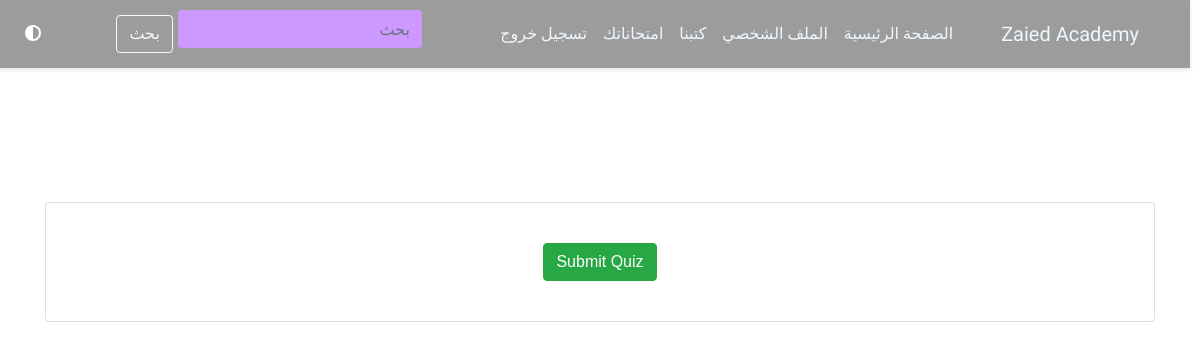
Before: /quizs/quiz/نحو/ (signed in) with the older database file.
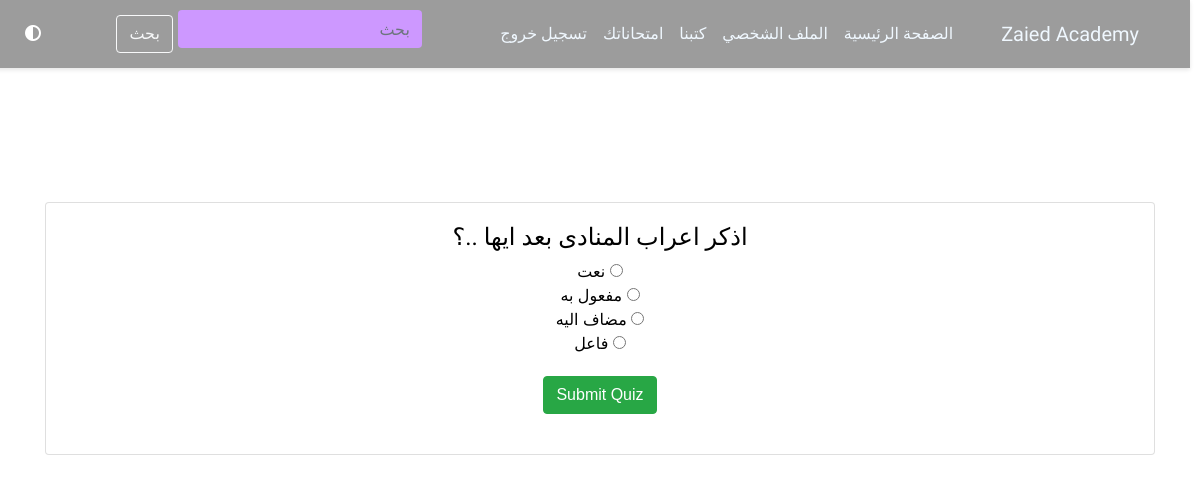
After: the same page with the newer database file.
### Qiuzs/models.py (models this page shows, shortened)
class Question(models.Model):
    category = models.ForeignKey(Category, on_delete=models.CASCADE, null=True, blank=True)
    lesson = models.ForeignKey(Lesson, on_delete=models.CASCADE, null=True, blank=True)
    grade = models.ForeignKey(Grade, on_delete=models.CASCADE, null=True, blank=True)
    text = models.CharField(max_length=255)  # نص السؤال
    created_at = models.DateTimeField(auto_now_add=True)
    def __str__(self):
        return self.text

class Choice(models.Model):
    question = models.ForeignKey(Question, on_delete=models.CASCADE, related_name='choices')
    text = models.CharField(max_length=255)  # نص الاختيار
    is_correct = models.BooleanField(default=False)  # يشير إذا كان الاختيار صحيحًا

### Qiuzs/views.py (the view, shortened to what this page needs)
# urls.py: path('quiz/<str:foo>/', views.take_quiz, name='take_quiz'),
@login_required
def take_quiz(request, foo):
    foo = foo.replace('-', ' ')
    context = {}  # Initialize context dictionary
    category = get_object_or_404(Category, name=foo)
    if UserAnswer.objects.filter(user=request.user, question__category=category).exists():
        return redirect('quiz_results')  # Redirect to results page if already answered for this quiz
    if request.user.is_superuser or request.user.is_staff:
        questions = Question.objects.filter(category=category)
        categories = Category.objects.all()
        if request.method == "POST":
            for question in questions:
                selected_choice_id = request.POST.get(str(question.id))
                if selected_choice_id:
                    selected_choice = get_object_or_404(Choice, id=selected_choice_id)
                    UserAnswer.objects.create(user=request.user, question=question, selected_choice=selected_choice)
            return redirect('quiz_results')
        context.update({
            'category': category,
            'questions': questions,
            'categories': categories,
        })
    else:
        student = get_object_or_404(Student, user=request.user)
        category = get_object_or_404(Category, name=foo)
        grade = student.alsaf
        questions = Question.objects.filter(Q(category=category) & Q(grade=grade))
        categories = Category.objects.all()  # Define categories here as well
        context.update({
            'category': category,
            'questions': questions,
            'categories': categories,
        })
        print(questions)
    return render(request, 'Quizs/take_quiz.html', context)

### templates/Quizs/take_quiz.html (shortened to what this page needs)
{% extends 'base.html' %}
{% block content %}
<div class="card">
    <form method="POST" style="padding: 20px;">
        {% for question in questions %}
            <h4>{{ question.text }}</h4>
            {% for choice in question.choices.all %}
                <input type="radio" name="{{ question.id }}" value="{{ choice.id }}">
                {{ choice.text }}<br>
            {% endfor %}
        {% endfor %}
        <button type="submit" class="btn btn-success" style="margin: 20px;">Submit Quiz</button>
    </form>
</div>
{%endblock%}

### templates/base.html (shortened to what this page needs)
{% load static %}
<!DOCTYPE html>
<html lang="ar">
    <head>
        <link
        href="https://cdn.jsdelivr.net/npm/bootstrap@5.3.3/dist/css/bootstrap.min.css"
        rel="stylesheet"
        />
        <link
        rel="stylesheet"
        href="https://cdnjs.cloudflare.com/ajax/libs/font-awesome/5.15.4/css/all.min.css"
        />
        <link rel="stylesheet" href="https://stackpath.bootstrapcdn.com/bootstrap/4.5.2/css/bootstrap.min.css">
        {% block landing %}
        <link
        rel="stylesheet"
        href="{% static 'css/style.css' %}"
        />
    {% block login %}
    </head>
    <body dir="rtl" class="light-theme">
        {% block dash %}
        <nav class="navbar navbar-expand-lg" style="background-color: blueviolet;">
        <div class="container-fluid">
        {% if user.is_authenticated %}
            <a class="navbar-brand" href="{% url 'home' %}" style="color: aliceblue;">Zaied Academy</a>
        {% else %}
            <a class="navbar-brand" href="{% url 'landing' %}" style="color: aliceblue;">Zaied Academy</a>
        {% endif %}
            <div class="collapse navbar-collapse" id="navbarNav">
                <ul class="navbar-nav ms-auto mb-2 mb-lg-0">
                    {% if user.is_authenticated %}
                    <li class="nav-item">
                        <a class="nav-link active" aria-current="page" href="{% url 'home' %}" style="color: aliceblue;">الصفحة الرئيسية</a>
                    </li>
                    {% if user.is_staff %}
                    {% else %}
                    <li class="nav-item">
                        <a class="nav-link active" aria-current="page" href="{% url 'profile' pk=user.id %}" style="color: aliceblue;">الملف الشخصي</a>
                    </li>
                    {% endif %}
                    {% else %}
                    <li class="nav-item">
                        <a class="nav-link active" aria-current="page" href="{% url 'landing' %}" style="color: aliceblue;">الصفحة الرئيسية</a>
                    </li>
                    {% endif %}
                    {% if user.is_authenticated %}
                    <li class="nav-item">
                        <a class="nav-link active" aria-current="page" href="{% url 'pdfs' %}" style="color: aliceblue;">كتبنا</a>
                    </li>
                    <li class="nav-item">
                        <a class="nav-link active" aria-current="page" href="{% url 'quizs_home' %}" style="color: aliceblue;">امتحاناتك</a>
                    </li>
                    <li class="nav-item">
                        <a class="nav-link active" aria-current="page" href="{% url 'logout' %}" style="color: aliceblue;">تسجيل خروج</a>
                    </li>
                    {% endif %}
                </ul>
                <ul class="navbar-nav flex-row flex-wrap ms-md-auto">
                <form class="d-flex ms-5">
                    <input class="form-control me-2" type="search" placeholder="بحث" aria-label="بحث" style="background-color: rgb(205, 152, 255); border:blueviolet; color:aliceblue;">
                    <button class="btn btn-outline-light hidden" type="submit" style="margin: 5px;">بحث</button>
                </form>
                </ul>
                <a id="theme-toggle"><i class="fas fa-adjust" onclick="toggleTheme()" style="color: white;"></i></a>
            </div>
        </div>
    </nav>
    <br><br><br><br>
<br><br>
    <div class="container mt-5">
        {% block content %}
        {% endblock %}
    </div>
    {% endblock dash %}
    </body>
    {% endblock login %}
    {% endblock landing %}
</html>

### static/css/style.css (style rules this page uses)
body { transition: background-color 0.3s, color 0.3s; font-family: "Almarai", sans-serif; padding: 10px; }
.navbar { background-color: rgba(58, 58, 58, 0.5) !important; position: fixed; top: 0; width: 100%; z-index: 1000; padding: 10px 20px; box-shadow: 0 2px 4px rgba(0, 0, 0, 0.1); font-family: "Almarai", sans-serif; }
body.light-theme { background-color: rgb(255, 255, 255); color: #000000; }
body.light-theme .card { background-color: rgb(255, 255, 255); color: #000000; }
body { margin: 0; font-family: 'Arial', sans-serif; background-color: #ffffff; color: #333333; text-align: center; }
button { position: relative; padding: 10px 20px; border: none; border-radius: 50px; font-size: 2em; cursor: pointer; font-family: "Almarai", sans-serif; }
h1,h2,h3,h4,h5,h6,p { font-family: "Almarai", sans-serif; }

Changed rows visible on the page:
added Question: text "اذكر اعراب المنادى بعد ايها ..؟"
added Choice: text "نعت"
added Choice: text "مفعول به"
added Choice: text "مضاف اليه"
added Choice: text "فاعل"
